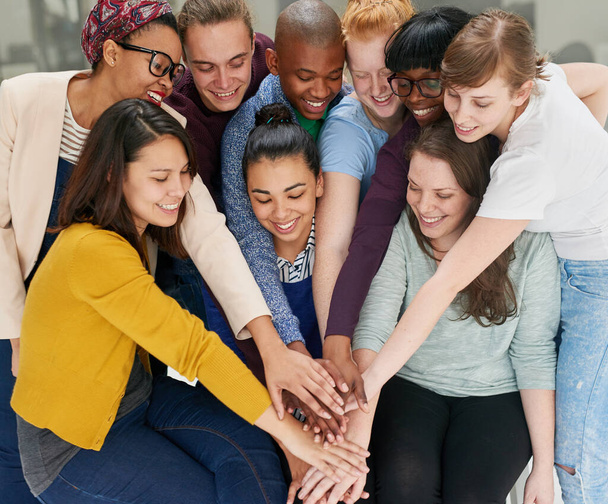
#> input picture playground/people.jpeg, 608 x 504 px, found by its file name
$ python face_detection.py
#> lines starting #> are read from the running program, lines starting #| are printed output that depends on the picture
import cv2
import numpy as np
import matplotlib.pyplot as plt


def read_image(image_path: str, grayscale=False):
#> called with image_path = './playground/people.jpeg', grayscale = False
    if grayscale:
        image = cv2.imread(image_path, cv2.IMREAD_GRAYSCALE)
    else:
        original_image = cv2.imread(image_path)
#> original_image is the input picture: shape (504, 608, 3); mean B, G, R 106.6, 122.4, 139.2
        image = cv2.cvtColor(original_image, cv2.COLOR_BGR2RGB)
    return image


class FaceDetection:
    def __init__(self, face_cascade_path: str):
        self.face_cascade = cv2.CascadeClassifier(face_cascade_path)

    def detect_faces(self, image):
        gray_image = cv2.cvtColor(image, cv2.COLOR_RGB2GRAY)
        faces = self.face_cascade.detectMultiScale(gray_image, 1.1, 4)
        return faces

    def draw_faces(self, image, faces):
        for x, y, w, h in faces:
            cv2.rectangle(image, (x, y), (x + w, y + h), (255, 0, 0), 2)
        return image

    def detect_and_draw_faces(self, image):
        faces = self.detect_faces(image)
#> in detect_faces, `gray_image = cv2.cvtColor(image, cv2.COLOR_RGB2GRAY)`:
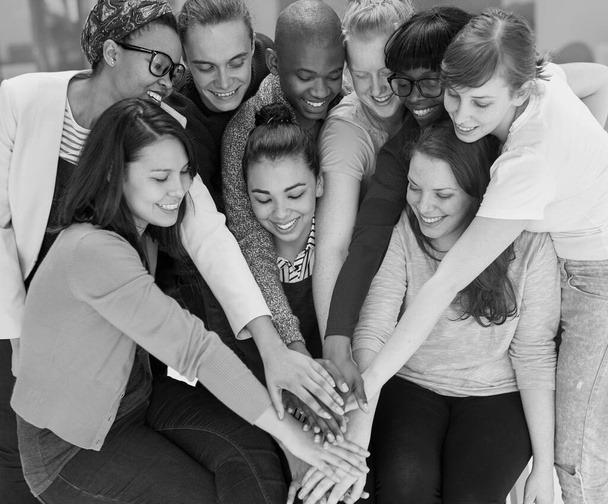
#> gray_image: shape (504, 608); min 0, max 255, mean 125.6
#> in detect_faces, `faces = self.face_cascade.detectMultiScale(gray_image, 1.1, 4)`: faces = [[403, 169, 65, 65], [187, 39, 71, 71], [284, 52, 63, 63], [435, 76, 66, 66], [238, 164, 83, 83], [122, 143, 86, 86]]
        image_with_faces = self.draw_faces(image.copy(), faces)
#> the loop in draw_faces, `for x, y, w, h in faces:` made 6 passes
#> after the loop in draw_faces, `for x, y, w, h in faces:`:
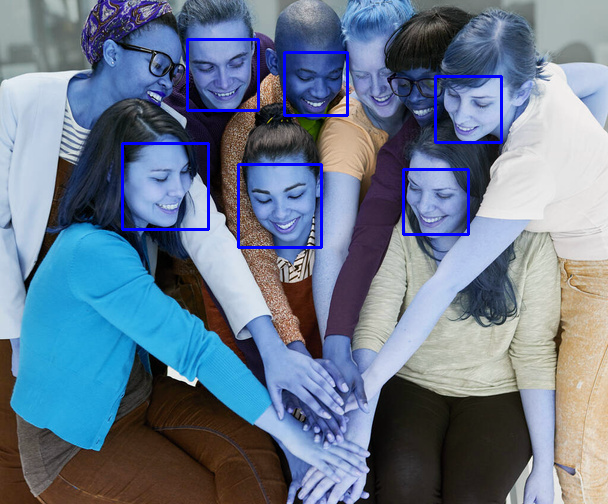
#> image: shape (504, 608, 3); mean of channels 0, 1, 2 141.7, 120.9, 105.2; drawn as B, G, R
        return image_with_faces


face_cascade_path = "./playground/haarcascade_frontalface_default.xml"
image_path = "./playground/people.jpeg"
image = read_image(image_path)
face_detection = FaceDetection(face_cascade_path)
image_with_faces = face_detection.detect_and_draw_faces(image)
plt.imshow(image_with_faces)
plt.axis("off")
plt.show()
